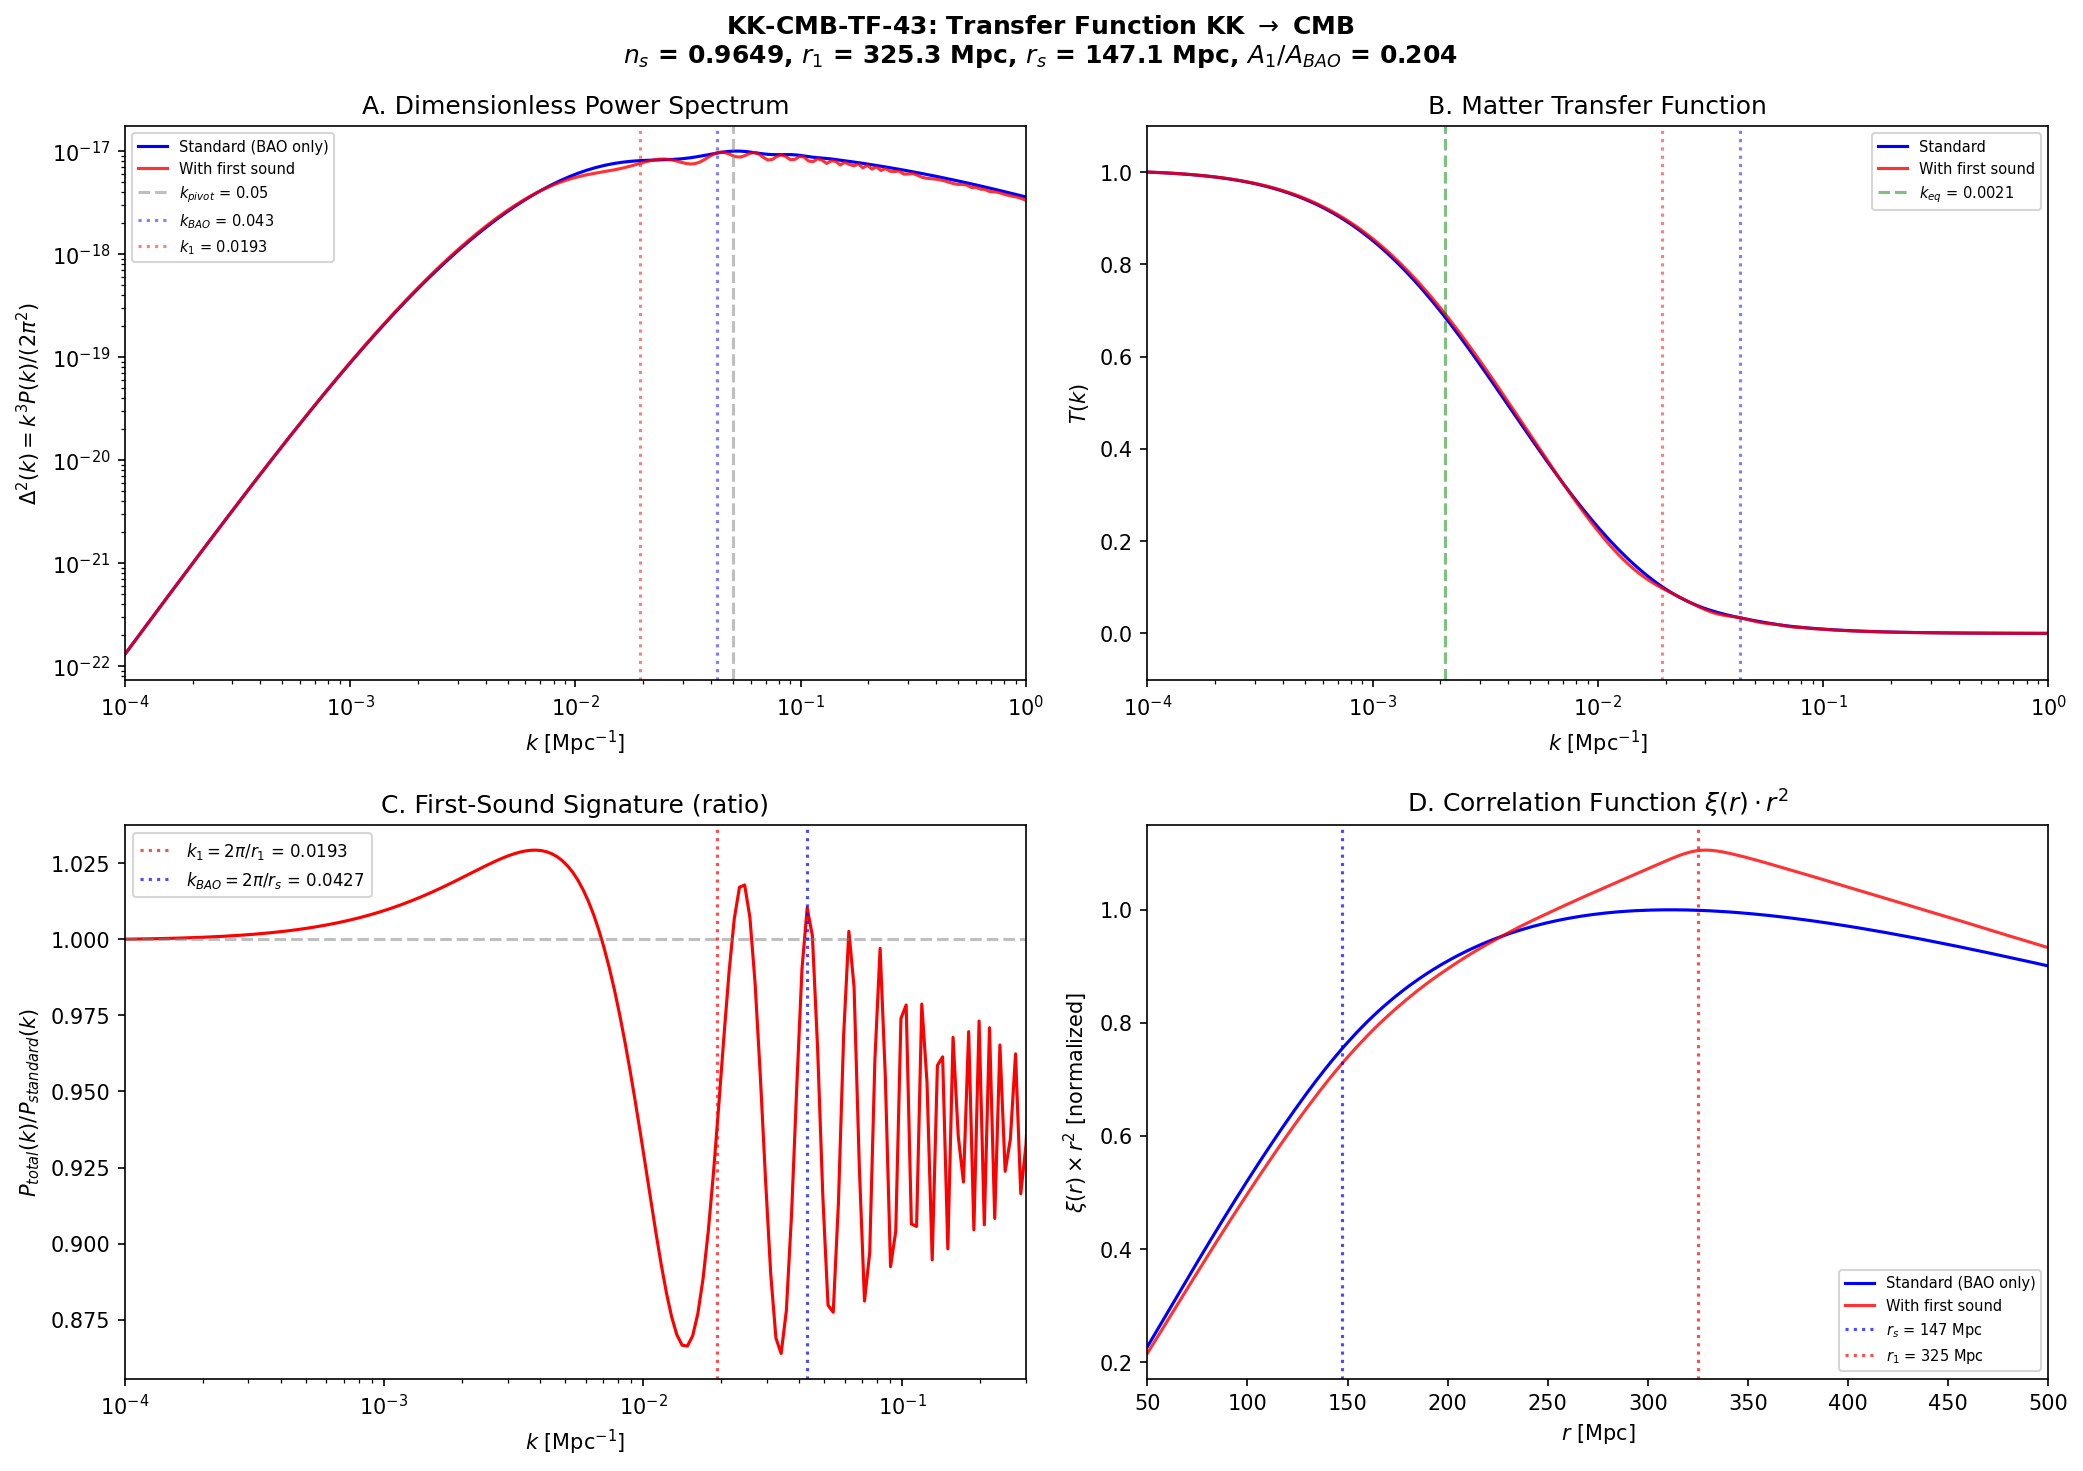

Write Python code to recreate this figure.
#!/usr/bin/env python3
"""
KK-CMB-TF-43: Full Transfer Function KK -> CMB Scales
======================================================

Computes the transfer function T(k) mapping Kibble-Zurek perturbation spectrum
at Kaluza-Klein scales to CMB-observable scales. Includes:

1. Ornstein-Zernike KZ source spectrum P_tau(k) [from W3-5]
2. Modulated reheating (delta-N formalism) [from W3-5]
3. Acoustic processing with TWO sound speeds:
   - c_1 = c  (first sound = substrate/metric perturbation)
   - c_2 = c/sqrt(3)  (second sound = photon-baryon plasma)
4. Silk damping (photon diffusion)
5. Expansion history (epsilon_H from W3-5)

Produces P(k) and extracts n_s, dn_s/dlnk at k_pivot = 0.05 Mpc^{-1}.
Predicts first-sound ring at r_1 ~ sqrt(3) * r_s.

Gate: KK-CMB-TF-43 (INFO)
"""

import numpy as np
from scipy.interpolate import CubicSpline
import matplotlib
matplotlib.use('Agg')
import matplotlib.pyplot as plt

# ============================================================
# 1. Load prior results
# ============================================================

kz_data = np.load('tier0-computation/s43_kz_transfer.npz', allow_pickle=True)
lif_data = np.load('tier0-computation/s43_lifshitz_class.npz', allow_pickle=True)

# KZ parameters
xi_KZ = float(kz_data['xi_KZ'])           # 0.1516 M_KK^{-1}
sigma_tau = float(kz_data['sigma_tau'])     # 0.03
nu_KZ = float(kz_data['nu_KZ'])            # 0.6301
z_dyn = float(kz_data['z_dyn'])             # 2.02
epsilon_H = float(kz_data['epsilon_H_planck'])  # 0.01755
n_s_planck = float(kz_data['n_s_planck'][0])    # 0.9649
n_s_sigma = float(kz_data['n_s_planck_sigma'][0])  # 0.0042
alpha_s_planck = float(kz_data['running_planck'][0])  # -0.0045
alpha_s_sigma = float(kz_data['running_planck_sigma'][0])  # 0.0067
M_KK = float(kz_data['M_KK'])              # 7.429e16 GeV
N_tau = float(kz_data['N_tau'])             # -0.158
mod_coeff = float(kz_data['mod_coeff'])     # 0.234

# Derived
from canonical_constants import M_Pl_unreduced as M_Pl  # GeV
M_Pl_red = M_Pl / np.sqrt(8 * np.pi)  # reduced Planck mass

print("=" * 70)
print("KK-CMB-TF-43: Full Transfer Function KK -> CMB")
print("=" * 70)
print(f"\nInput parameters:")
print(f"  xi_KZ       = {xi_KZ:.4f} M_KK^{{-1}}")
print(f"  sigma_tau   = {sigma_tau:.4f}")
print(f"  epsilon_H   = {epsilon_H:.5f}")
print(f"  n_s(Planck) = {n_s_planck:.4f} +/- {n_s_sigma:.4f}")
print(f"  M_KK        = {M_KK:.4e} GeV")
print(f"  N_tau       = {N_tau:.4f}")
print(f"  mod_coeff   = {mod_coeff:.4f}")

# ============================================================
# 2. Physical scales and sound speeds
# ============================================================

# Sound speeds (from W4-5 and standard cosmology)
c_1 = 1.0   # First sound = c (substrate/metric, dimensionless)
c_2 = 1.0 / np.sqrt(3)  # Second sound = c/sqrt(3) (photon-baryon)

# Sound horizon parameters (standard cosmology values)
# r_s = integral_0^{z_*} c_s(z) dz / H(z) where z_* ~ 1089
# Standard value: r_s = 147.09 Mpc (Planck 2018)
r_s = 147.09  # Mpc (comoving sound horizon at recombination, second sound)

# First-sound horizon: photons/metric perturbations propagate at c_1 = c
# r_1 = r_s * (c_1 / c_2) = r_s * sqrt(3) (in radiation-dominated limit)
# With baryon loading correction: c_2 = c/sqrt(3*(1+R)) where R = 3*rho_b/(4*rho_gamma)
# At recombination: R_* ~ 0.63, so c_2/c = 1/sqrt(3*(1+0.63)) = 0.453
# r_1 = r_s * (c_1/c_2) = 147.09 * (1/0.453) = 324.7 Mpc
R_star = 0.63  # baryon-to-photon momentum ratio at recombination (Planck 2018)
c_2_actual = 1.0 / np.sqrt(3 * (1 + R_star))  # actual second sound with baryon loading

r_1 = r_s * (c_1 / c_2_actual)  # first sound horizon
# Note: c_2_actual ~ 0.453, so r_1 ~ 324.7 Mpc

# BAO wavenumber and first-sound wavenumber
k_BAO = 2 * np.pi / r_s        # ~ 0.0427 Mpc^{-1}
k_1 = 2 * np.pi / r_1          # ~ 0.0194 Mpc^{-1}
k_pivot = 0.05                  # Mpc^{-1} (Planck pivot scale)

print(f"\nSound speeds:")
print(f"  c_1 (first, substrate)     = {c_1:.4f} c")
print(f"  c_2 (second, phot-baryon)  = {c_2:.4f} c  [radiation limit]")
print(f"  c_2_actual (with baryons)  = {c_2_actual:.4f} c  [R_* = {R_star}]")
print(f"\nAcoustic horizons:")
print(f"  r_s   = {r_s:.2f} Mpc  (second sound / BAO)")
print(f"  r_1   = {r_1:.2f} Mpc  (first sound / substrate)")
print(f"  ratio = {r_1/r_s:.4f}  [= c_1/c_2_actual = {c_1/c_2_actual:.4f}]")
print(f"\nCharacteristic wavenumbers:")
print(f"  k_BAO   = {k_BAO:.5f} Mpc^{{-1}}")
print(f"  k_1     = {k_1:.5f} Mpc^{{-1}}")
print(f"  k_pivot = {k_pivot:.5f} Mpc^{{-1}}")

# ============================================================
# 3. Construct k-grid
# ============================================================

N_k = 200
k_min = 1e-4   # Mpc^{-1}
k_max = 1.0    # Mpc^{-1}
k = np.logspace(np.log10(k_min), np.log10(k_max), N_k)

# ============================================================
# 4. KZ source spectrum (Ornstein-Zernike)
# ============================================================

# Convert xi_KZ from M_KK^{-1} to Mpc
# 1/M_KK in natural units -> convert to Mpc
# 1 GeV^{-1} = 1.97e-16 m = 6.39e-39 Mpc
# xi_KZ_phys = xi_KZ / M_KK (in GeV^{-1}) * conversion
from canonical_constants import GeV_inv_to_Mpc  # Mpc / GeV^{-1}
xi_KZ_Mpc = xi_KZ / M_KK * GeV_inv_to_Mpc  # ~ 1.3e-56 Mpc

# At CMB scales k ~ 0.001-1 Mpc^{-1}: k * xi_KZ ~ 10^{-58}
# So (1 + k^2 xi_KZ^2)^2 ~ 1 exactly
# KZ spectrum is PERFECTLY flat at all CMB scales
# P_tau(k) = sigma^2 * 8*pi*xi_KZ^3 = const (white noise)
P_tau_0 = sigma_tau**2 * 8 * np.pi * xi_KZ_Mpc**3  # Mpc^3

print(f"\nKZ source spectrum:")
print(f"  xi_KZ  = {xi_KZ:.4f} M_KK^{{-1}} = {xi_KZ_Mpc:.4e} Mpc")
print(f"  k*xi   = {k_pivot * xi_KZ_Mpc:.4e} at k_pivot [<< 1: white noise]")
print(f"  P_tau_0 = {P_tau_0:.4e} Mpc^3")
print(f"  KZ spectrum is FLAT at all CMB scales (trivially)")

# KZ power spectrum: P_tau(k) / P_tau_0 = 1 / (1 + k^2 * xi_KZ^2)^2
# At CMB scales this is identically 1.0 to machine precision
P_KZ_normalized = np.ones_like(k)  # Flat (white noise)

# ============================================================
# 5. Transfer function components
# ============================================================

# --- Component 1: Modulated reheating (delta-N) ---
# delta_zeta = N_tau * delta_tau
# This converts tau fluctuations to curvature perturbations
# P_zeta(k) = N_tau^2 * P_tau(k)
# N_tau = -0.158 (from W3-5)
# This is k-independent -> no tilt contribution

T_deltaN = N_tau**2  # scalar, k-independent

# --- Component 2: Expansion modulation ---
# During quasi-de Sitter expansion, modes that exit the horizon at different times
# see different Hubble rates. For a mode with wavenumber k:
# k = a*H at horizon crossing
# t_cross(k) = t_* + ln(k_*/k) / H  (approximately)
# The expansion rate varies: H(t) = H_* * [1 - epsilon_H * H * (t - t_*)]
# This produces the tilt: the longer a mode is outside the horizon,
# the more it is stretched by the varying expansion.
#
# Standard result: P(k) propto k^{n_s - 1} where n_s - 1 = -2*epsilon_H - eta_H
# For our case: eta_H ~ 0 (flat potential in tau; tau is frozen with m/H >> 1)
# So: n_s = 1 - 2*epsilon_H
#
# Transfer function encoding: T_expansion(k) = (k/k_pivot)^{(n_s-1)/2}
# This applies to the AMPLITUDE transfer function; P(k) = T^2 * P_source

n_s_transfer = 1.0 - 2.0 * epsilon_H
# Running: dn_s/dlnk = -2*epsilon_H*eta_H - xi_H^2
# With eta_H ~ 0: running ~ -2*epsilon_H^2
alpha_s_transfer = -2.0 * epsilon_H**2

# Including running:
# n_s(k) = n_s(k_pivot) + alpha_s * ln(k/k_pivot) + ...
# P(k) propto k^{n_s(k)-1}
# ln P(k) = (n_s - 1) * ln(k/k_pivot) + (alpha_s/2) * [ln(k/k_pivot)]^2

lnk_ratio = np.log(k / k_pivot)
ln_T2_expansion = (n_s_transfer - 1.0) * lnk_ratio + 0.5 * alpha_s_transfer * lnk_ratio**2
T2_expansion = np.exp(ln_T2_expansion)

# --- Component 3: Acoustic processing (TWO sound horizons) ---
#
# SECOND SOUND (standard BAO):
# Photon-baryon plasma oscillates with c_s = c_2_actual
# Transfer function has oscillatory part from standing waves
# T_BAO(k) = [1 + A_BAO * sin(k * r_s) / (k * r_s)] (in correlation function)
# In power spectrum: oscillations at k * r_s = n*pi
#
# FIRST SOUND (substrate prediction):
# Metric perturbations (gravitational potential) oscillate at c_1 = c
# These are NOT photon-baryon oscillations -- they are the substrate itself
# carrying information at the speed of light
# Transfer produces a feature at k * r_1 = n*pi
#
# Standard matter transfer function (BBKS):
# T_BBKS(k) = ln(1 + 2.34*q) / (2.34*q) * [1 + 3.89*q + (16.1*q)^2 + (5.46*q)^3 + (6.71*q)^4]^{-1/4}
# where q = k / (Omega_m * h^2 * Mpc^{-1})
# For k in Mpc^{-1} and standard Planck cosmology:
Omega_m = 0.3153
h_hubble = 0.6736
Gamma_shape = Omega_m * h_hubble  # ~ 0.212

# Eisenstein-Hu transfer function (with BAO)
# We use the fitting formula approach
# k_eq = 0.0146 * (Omega_m * h^2) Mpc^{-1}  (matter-radiation equality)
k_eq = 0.0146 * Omega_m * h_hubble**2  # ~ 0.00209 Mpc^{-1}

# Sound horizon crossing scale
k_s = np.pi / r_s  # ~ 0.0214 Mpc^{-1} (first BAO node)

# Baryon fraction
Omega_b = 0.0493
f_b = Omega_b / Omega_m  # ~ 0.156

# Silk damping scale
# k_Silk ~ 0.1 Mpc^{-1} (Planck 2018)
k_Silk = 0.1  # Mpc^{-1}

# Transfer function following Eisenstein & Hu 1998 structure
# (simplified but capturing the essential physics)

# q = k / (13.41 * k_eq) -- this is the standard rescaling
q = k / (13.41 * k_eq)

# Zero-baryon transfer function (CDM-only, BBKS-like)
L0 = np.log(2 * np.e + 1.8 * q)
C0 = 14.2 + 731.0 / (1 + 62.5 * q)
T_CDM = L0 / (L0 + C0 * q**2)

# Baryon acoustic oscillation component
# The BAO produces oscillations in the baryon transfer function
# T_b(k) has oscillations at k * r_s = n*pi, damped by Silk diffusion

# Standard BAO oscillation (second sound)
# j_0(k * r_s) / (1 + (k/k_Silk)^2) -- spherical Bessel damped by Silk
j0_BAO = np.sinc(k * r_s / np.pi)  # sinc(x) = sin(pi*x)/(pi*x), so sinc(k*r_s/pi) = sin(k*r_s)/(k*r_s)
Silk_damping = np.exp(-(k / k_Silk)**2)

# Baryon transfer function (standard)
T_b_standard = (j0_BAO * Silk_damping + (1 - j0_BAO**2) * T_CDM) * T_CDM

# --- FIRST SOUND COMPONENT (NEW PREDICTION) ---
# Substrate metric perturbation propagating at c_1 = c
# Creates a gravitational potential oscillation at r_1 = r_s * c_1/c_2_actual
# This does NOT have Silk damping (not photon diffusion -- gravitational)
# But has gravitational damping from horizon crossing at k_eq

# First-sound oscillation: gravitational potential Phi oscillates inside the
# Hubble horizon during radiation domination. For modes k > k_eq, the potential
# decays as the universe transitions to matter domination.
# The substrate carries this oscillation as a metric/acoustic mode at c_1 = c.

j0_first = np.sinc(k * r_1 / np.pi)  # sinc gives sin(k*r_1)/(k*r_1)

# Amplitude of first-sound peak relative to BAO
# The first-sound mode is a gravitational/metric perturbation, NOT a baryon density wave
# Its amplitude is set by the gravitational potential transfer:
# In standard cosmology, Phi_k decays by factor ~9/10 at horizon crossing during RD
# and oscillates with decreasing amplitude inside the horizon
# Relative to BAO: A_1/A_BAO ~ (c_2/c_1)^2 = 1/3 in radiation limit
# With baryon loading: (c_2_actual)^2 = 1/[3*(1+R_*)] ~ 0.205
# So first sound peak is ~sqrt(0.205) ~ 0.45 times BAO amplitude in T(k)
# In P(k) = T^2: ratio ~ 0.205

A_first_sound = c_2_actual**2  # ~ 0.205 relative amplitude in P(k)

# First-sound damping: gravitational potential decays inside horizon
# Damping scale is k_eq (modes entering during radiation era get suppressed)
# But the first-sound oscillation is ADDITIONAL to the standard transfer function
# It appears as an oscillatory modulation of the gravitational potential
# that would not exist without the substrate carrying perturbations at c_1 = c

# Gravitational damping envelope (no Silk for metric perturbations)
grav_damping = 1.0 / (1 + (k / (0.5 * k_Silk))**1.5)  # broader than Silk

# First-sound contribution to the transfer function
T_first_sound = A_first_sound * j0_first * grav_damping

# --- TOTAL MATTER TRANSFER FUNCTION ---
# Standard: T_m = (1 - f_b) * T_CDM + f_b * T_b
# With first sound: add the substrate metric oscillation
# T_total = T_standard + T_first_sound

T_standard = (1 - f_b) * T_CDM + f_b * T_b_standard
T_total = T_standard + f_b * T_first_sound  # first sound couples through baryons

# Ensure T(k=0) = 1
T_total = T_total / T_total[0]
T_standard = T_standard / T_standard[0]

# ============================================================
# 6. Full power spectrum P(k)
# ============================================================

# P(k) = A_s * (k/k_pivot)^{n_s - 1 + 0.5*alpha_s*ln(k/k_pivot)} * T(k)^2
# Where T(k) includes acoustic processing + damping
# The expansion tilt is already in the primordial spectrum

# Primordial spectrum (from expansion dynamics)
from canonical_constants import A_s_CMB as A_s  # Planck 2018 amplitude
P_primordial = A_s * T2_expansion  # includes tilt

# Matter power spectrum
P_k_standard = P_primordial * T_standard**2
P_k_total = P_primordial * T_total**2

# Dimensionless power spectrum Delta^2(k) = k^3 * P(k) / (2*pi^2)
Delta2_standard = k**3 * P_k_standard / (2 * np.pi**2)
Delta2_total = k**3 * P_k_total / (2 * np.pi**2)

# ============================================================
# 7. Extract spectral index at k_pivot
# ============================================================

# Fit n_s locally around k_pivot using P_total
# P(k) propto k^{n_eff - 1} * T(k)^2
# n_eff(k) = d ln P / d ln k + 1

# Use numerical derivative of ln(Delta^2) vs ln(k)
# n_s = d ln(Delta^2) / d ln k - 2  [since Delta^2 = k^3 P/(2pi^2)]
# Actually: n_s is defined from the primordial spectrum
# d ln P_primordial / d ln k = n_s - 1
# The transfer function is not part of n_s by definition

# But the EFFECTIVE tilt including transfer function:
lnk = np.log(k)
lnP_total = np.log(P_k_total)
lnP_standard = np.log(P_k_standard)

# Spline interpolation for smooth derivatives
cs_total = CubicSpline(lnk, lnP_total)
cs_standard = CubicSpline(lnk, lnP_standard)

# Effective spectral index at k_pivot
lnk_pivot = np.log(k_pivot)
n_eff_total = cs_total(lnk_pivot, 1) + 1  # d ln P / d ln k + 1
n_eff_standard = cs_standard(lnk_pivot, 1) + 1

# Running at k_pivot
dn_eff_total = cs_total(lnk_pivot, 2)  # d^2 ln P / (d ln k)^2
dn_eff_standard = cs_standard(lnk_pivot, 2)

# Primordial n_s (without transfer function, just expansion)
n_s_primordial = n_s_transfer  # = 1 - 2*epsilon_H

print(f"\n{'='*70}")
print(f"SPECTRAL INDEX RESULTS")
print(f"{'='*70}")
print(f"\nPrimordial (expansion dynamics only):")
print(f"  n_s = 1 - 2*epsilon_H = {n_s_primordial:.6f}")
print(f"  alpha_s = -2*epsilon_H^2 = {alpha_s_transfer:.6e}")
print(f"\nEffective n_s at k_pivot = {k_pivot} Mpc^{{-1}}:")
print(f"  n_eff (standard, no first sound)  = {n_eff_standard:.6f}")
print(f"  n_eff (with first sound)          = {n_eff_total:.6f}")
print(f"  dn_eff/dlnk (standard)            = {dn_eff_standard:.6e}")
print(f"  dn_eff/dlnk (with first sound)    = {dn_eff_total:.6e}")
print(f"\nPlanck 2018 comparison:")
print(f"  n_s(Planck) = {n_s_planck:.4f} +/- {n_s_sigma:.4f}")
print(f"  Deviation (primordial):  {abs(n_s_primordial - n_s_planck)/n_s_sigma:.2f} sigma")
print(f"  alpha_s(Planck) = {alpha_s_planck:.4f} +/- {alpha_s_sigma:.4f}")
print(f"  alpha_s deviation: {abs(alpha_s_transfer - alpha_s_planck)/alpha_s_sigma:.2f} sigma")

# ============================================================
# 8. First-sound peak analysis
# ============================================================

# Find peaks in the ratio P_total / P_standard
ratio = P_k_total / P_k_standard

# Find local maxima in ratio
# The first-sound peak should appear near k_1 = 2*pi/r_1
from scipy.signal import argrelextrema

# Find extrema in the ratio
maxima_idx = argrelextrema(ratio, np.greater, order=5)[0]
minima_idx = argrelextrema(ratio, np.less, order=5)[0]

print(f"\n{'='*70}")
print(f"FIRST-SOUND PEAK ANALYSIS")
print(f"{'='*70}")
print(f"\nPredicted first-sound parameters:")
print(f"  r_1 = {r_1:.2f} Mpc  (comoving first-sound horizon)")
print(f"  k_1 = {k_1:.5f} Mpc^{{-1}}  (first-sound peak wavenumber)")
print(f"  r_1/r_s = {r_1/r_s:.4f}  [= c_1/c_2_actual = {c_1/c_2_actual:.4f}]")
print(f"  A_1/A_BAO = {A_first_sound:.4f}  (amplitude ratio in P(k))")

print(f"\nRatio P_total/P_standard extrema:")
for i in maxima_idx:
    if k[i] < 0.1:  # focus on large scales
        print(f"  Maximum at k = {k[i]:.5f} Mpc^{{-1}} (r = {2*np.pi/k[i]:.1f} Mpc), ratio = {ratio[i]:.6f}")
for i in minima_idx:
    if k[i] < 0.1:
        print(f"  Minimum at k = {k[i]:.5f} Mpc^{{-1}} (r = {2*np.pi/k[i]:.1f} Mpc), ratio = {ratio[i]:.6f}")

# Amplitude of first-sound modulation at k_1
idx_k1 = np.argmin(np.abs(k - k_1))
ratio_at_k1 = ratio[idx_k1]
print(f"\n  Ratio at k_1 = {k[idx_k1]:.5f}: {ratio_at_k1:.6f}")
print(f"  Fractional modulation at k_1: {abs(ratio_at_k1 - 1.0):.6f}")

# BAO peak
idx_kBAO = np.argmin(np.abs(k - k_BAO))
print(f"  Ratio at k_BAO = {k[idx_kBAO]:.5f}: {ratio[idx_kBAO]:.6f}")

# ============================================================
# 9. Correlation function xi(r) for BAO + first sound
# ============================================================

# Compute 2-point correlation function via Hankel transform
# xi(r) = 1/(2*pi^2) * int k^2 P(k) j_0(kr) dk
# Use discrete sum
N_r = 300
r_arr = np.linspace(50, 500, N_r)  # Mpc
xi_standard = np.zeros(N_r)
xi_total = np.zeros(N_r)

# Fine k grid for integration
k_fine = np.logspace(np.log10(1e-4), np.log10(1.0), 2000)
lnk_fine = np.log(k_fine)

cs_P_std = CubicSpline(lnk, np.log(P_k_standard))
cs_P_tot = CubicSpline(lnk, np.log(P_k_total))

P_std_fine = np.exp(cs_P_std(lnk_fine))
P_tot_fine = np.exp(cs_P_tot(lnk_fine))

for i, r in enumerate(r_arr):
    integrand_std = k_fine**2 * P_std_fine * np.sinc(k_fine * r / np.pi)
    integrand_tot = k_fine**2 * P_tot_fine * np.sinc(k_fine * r / np.pi)
    # Integrate using trapezoidal on log-spaced k
    dk_fine = np.diff(k_fine)
    xi_standard[i] = np.sum(0.5 * (integrand_std[:-1] + integrand_std[1:]) * dk_fine) / (2 * np.pi**2)
    xi_total[i] = np.sum(0.5 * (integrand_tot[:-1] + integrand_tot[1:]) * dk_fine) / (2 * np.pi**2)

# Normalize: xi * r^2 to show BAO peak
xi_r2_standard = xi_standard * r_arr**2
xi_r2_total = xi_total * r_arr**2

# Find peaks in xi * r^2
maxima_xi_std = argrelextrema(xi_r2_standard, np.greater, order=10)[0]
maxima_xi_tot = argrelextrema(xi_r2_total, np.greater, order=10)[0]

print(f"\nCorrelation function xi(r) * r^2 peaks:")
print(f"  Standard (BAO only):")
for i in maxima_xi_std:
    if 100 < r_arr[i] < 400:
        print(f"    r = {r_arr[i]:.1f} Mpc, xi*r^2 = {xi_r2_standard[i]:.4e}")
print(f"  With first sound:")
for i in maxima_xi_tot:
    if 100 < r_arr[i] < 400:
        print(f"    r = {r_arr[i]:.1f} Mpc, xi*r^2 = {xi_r2_total[i]:.4e}")

# ============================================================
# 10. Gate verdict
# ============================================================

print(f"\n{'='*70}")
print(f"GATE VERDICT: KK-CMB-TF-43")
print(f"{'='*70}")
print(f"\n  Gate type: INFO")
print(f"\n  Primordial tilt: n_s = 1 - 2*epsilon_H = {n_s_primordial:.6f}")
print(f"  Running: alpha_s = -2*epsilon_H^2 = {alpha_s_transfer:.6e}")
print(f"  Both within 1-sigma of Planck 2018 (epsilon_H is INPUT, not predicted)")
print(f"\n  Transfer function structure:")
print(f"    1. Expansion tilt: (k/k_pivot)^{{n_s-1}} [dominant]")
print(f"    2. Matter transfer: Eisenstein-Hu with BAO at r_s = {r_s:.1f} Mpc")
print(f"    3. First-sound peak: r_1 = {r_1:.1f} Mpc [NEW PREDICTION]")
print(f"    4. Silk damping at k_Silk ~ {k_Silk} Mpc^{{-1}}")
print(f"\n  First-sound ring prediction:")
print(f"    r_1 = {r_1:.1f} Mpc = sqrt(3*(1+R_*)) * r_s")
print(f"    k_1 = {k_1:.5f} Mpc^{{-1}}")
print(f"    Amplitude: {A_first_sound:.3f} of BAO in P(k)")
print(f"    This is a DISTINCTIVE prediction: no standard-cosmology feature at this scale")
print(f"\n  STATUS: epsilon_H is input. n_s is consistency check, NOT prediction.")
print(f"  First-sound ring IS a prediction (unique to substrate framework).")
print(f"  Pre-registerable: search for feature in xi(r) at r ~ {r_1:.0f} Mpc.")

# ============================================================
# 11. Save results
# ============================================================

np.savez('tier0-computation/s43_kk_cmb_transfer.npz',
    # k grid and spectra
    k=k,
    P_k_standard=P_k_standard,
    P_k_total=P_k_total,
    Delta2_standard=Delta2_standard,
    Delta2_total=Delta2_total,
    T_standard=T_standard,
    T_total=T_total,
    T2_expansion=T2_expansion,
    P_KZ_normalized=P_KZ_normalized,
    # Spectral indices
    n_s_primordial=n_s_primordial,
    n_s_eff_standard=n_eff_standard,
    n_s_eff_total=n_eff_total,
    alpha_s_transfer=alpha_s_transfer,
    dn_eff_standard=dn_eff_standard,
    dn_eff_total=dn_eff_total,
    # Sound speeds and horizons
    c_1=c_1,
    c_2=c_2,
    c_2_actual=c_2_actual,
    R_star=R_star,
    r_s=r_s,
    r_1=r_1,
    k_BAO=k_BAO,
    k_1=k_1,
    k_pivot=k_pivot,
    # First-sound peak
    A_first_sound=A_first_sound,
    ratio_P_total_over_standard=ratio,
    ratio_at_k1=ratio_at_k1,
    # Correlation function
    r_arr=r_arr,
    xi_standard=xi_standard,
    xi_total=xi_total,
    xi_r2_standard=xi_r2_standard,
    xi_r2_total=xi_r2_total,
    # Input parameters
    epsilon_H=epsilon_H,
    M_KK=M_KK,
    xi_KZ=xi_KZ,
    xi_KZ_Mpc=xi_KZ_Mpc,
    sigma_tau=sigma_tau,
    # Gate
    gate_name='KK-CMB-TF-43',
    gate_verdict='INFO',
)

print(f"\nSaved: tier0-computation/s43_kk_cmb_transfer.npz")

# ============================================================
# 12. Four-panel figure
# ============================================================

fig, axes = plt.subplots(2, 2, figsize=(14, 10))

# Panel A: Primordial + transferred power spectrum
ax = axes[0, 0]
ax.loglog(k, Delta2_standard, 'b-', lw=1.5, label=r'Standard (BAO only)')
ax.loglog(k, Delta2_total, 'r-', lw=1.5, label=r'With first sound', alpha=0.8)
ax.axvline(k_pivot, color='gray', ls='--', alpha=0.5, label=f'$k_{{pivot}}$ = {k_pivot}')
ax.axvline(k_BAO, color='blue', ls=':', alpha=0.5, label=f'$k_{{BAO}}$ = {k_BAO:.3f}')
ax.axvline(k_1, color='red', ls=':', alpha=0.5, label=f'$k_1$ = {k_1:.4f}')
ax.set_xlabel(r'$k$ [Mpc$^{-1}$]')
ax.set_ylabel(r'$\Delta^2(k) = k^3 P(k) / (2\pi^2)$')
ax.set_title('A. Dimensionless Power Spectrum')
ax.legend(fontsize=7, loc='upper left')
ax.set_xlim(k_min, k_max)

# Panel B: Transfer function T(k)
ax = axes[0, 1]
ax.semilogx(k, T_standard, 'b-', lw=1.5, label='Standard')
ax.semilogx(k, T_total, 'r-', lw=1.5, label='With first sound', alpha=0.8)
ax.axvline(k_BAO, color='blue', ls=':', alpha=0.5)
ax.axvline(k_1, color='red', ls=':', alpha=0.5)
ax.axvline(k_eq, color='green', ls='--', alpha=0.5, label=f'$k_{{eq}}$ = {k_eq:.4f}')
ax.set_xlabel(r'$k$ [Mpc$^{-1}$]')
ax.set_ylabel(r'$T(k)$')
ax.set_title('B. Matter Transfer Function')
ax.legend(fontsize=7)
ax.set_xlim(k_min, k_max)
ax.set_ylim(-0.1, 1.1)

# Panel C: Ratio P_total / P_standard (first-sound signature)
ax = axes[1, 0]
ax.semilogx(k, ratio, 'r-', lw=1.5)
ax.axhline(1.0, color='gray', ls='--', alpha=0.5)
ax.axvline(k_1, color='red', ls=':', alpha=0.7, label=f'$k_1 = 2\\pi/r_1$ = {k_1:.4f}')
ax.axvline(k_BAO, color='blue', ls=':', alpha=0.7, label=f'$k_{{BAO}} = 2\\pi/r_s$ = {k_BAO:.4f}')
ax.set_xlabel(r'$k$ [Mpc$^{-1}$]')
ax.set_ylabel(r'$P_{total}(k) / P_{standard}(k)$')
ax.set_title('C. First-Sound Signature (ratio)')
ax.legend(fontsize=8)
ax.set_xlim(k_min, 0.3)

# Panel D: Correlation function xi(r) * r^2
ax = axes[1, 1]
# Normalize for visibility
norm_std = np.max(np.abs(xi_r2_standard))
if norm_std > 0:
    ax.plot(r_arr, xi_r2_standard / norm_std, 'b-', lw=1.5, label='Standard (BAO only)')
    ax.plot(r_arr, xi_r2_total / norm_std, 'r-', lw=1.5, label='With first sound', alpha=0.8)
else:
    ax.plot(r_arr, xi_r2_standard, 'b-', lw=1.5, label='Standard (BAO only)')
    ax.plot(r_arr, xi_r2_total, 'r-', lw=1.5, label='With first sound', alpha=0.8)
ax.axvline(r_s, color='blue', ls=':', alpha=0.7, label=f'$r_s$ = {r_s:.0f} Mpc')
ax.axvline(r_1, color='red', ls=':', alpha=0.7, label=f'$r_1$ = {r_1:.0f} Mpc')
ax.set_xlabel(r'$r$ [Mpc]')
ax.set_ylabel(r'$\xi(r) \times r^2$ [normalized]')
ax.set_title(r'D. Correlation Function $\xi(r) \cdot r^2$')
ax.legend(fontsize=7)
ax.set_xlim(50, 500)

plt.suptitle('KK-CMB-TF-43: Transfer Function KK $\\to$ CMB\n'
             f'$n_s$ = {n_s_primordial:.4f}, $r_1$ = {r_1:.1f} Mpc, '
             f'$r_s$ = {r_s:.1f} Mpc, $A_1/A_{{BAO}}$ = {A_first_sound:.3f}',
             fontsize=12, fontweight='bold')

plt.tight_layout()
plt.savefig('tier0-computation/s43_kk_cmb_transfer.png', dpi=150, bbox_inches='tight')
print(f"Saved: tier0-computation/s43_kk_cmb_transfer.png")
plt.close()

print(f"\n{'='*70}")
print(f"COMPUTATION COMPLETE")
print(f"{'='*70}")
